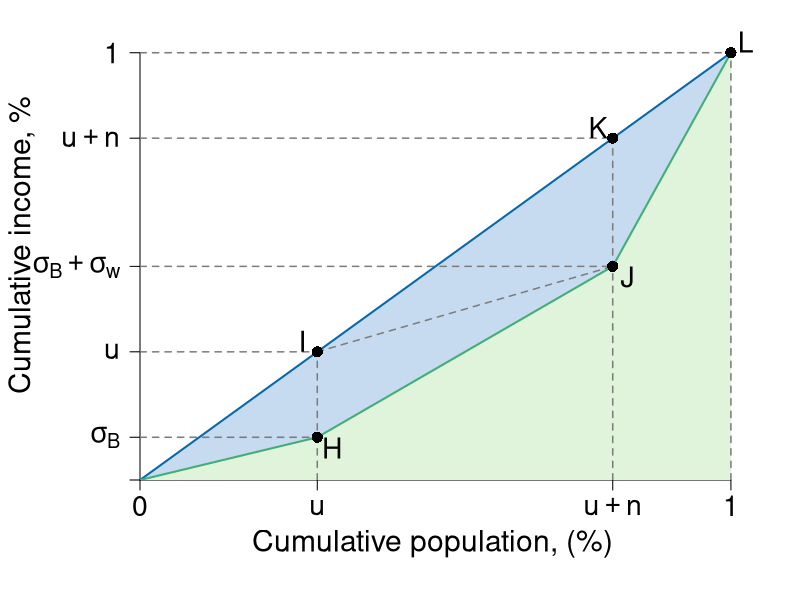

This figure's R source:
#' Graph Designer: Scott Cohn
#' Authors: Bowles and Halliday
#' Title: Coordination, Conflict and Competition: A Text in Microeconomics

library(shape)

pdf(file = "capitalism/lorenz_gini.pdf", width = 8, height = 8)

#Set parameters for graphics
pointsize <- 1.8
axislabelsize <- 1.8
labelsize <- 1.7
namesize <- 1.8
annotatesize <- 1.5
graphlinewidth <- 2
segmentlinewidth <- 1.5

COL <- c("#7fc97f", "#beaed4", "#fdc086", "#ffff99", "#386cb0", "#f0027f", "#bf5b17", "#666666")
COLA <- c("#e0f3db", "#99d8c9","#66c2a4","#41ae76", "#238b45", "#005824")
COLB <- c("#c6dbef", "#4eb3d3", "#2b8cbe", "#0868ac","#084081")
COLC <- c("#fcfbfd", "#efedf5", "#dadaeb", "#bcbddc", "#9e9ac8", "#807dba", "#6a51a3", "#54278f", "#3f007d")
grays <- gray.colors(25, start = 1, end = 0, alpha = 1)

#Edited the margins to cater for the larger LHS labels
par(mar =  c(6, 7, 0.5, 0.5))

#Add limits on axes and levels of utility for each indifference curve
ylims <- c(0, 1.1)
xlims <- c(0, 1.1)

npts <- 501 
x <- seq(xlims[1], xlims[2], length.out = npts)
y <- seq(ylims[1], ylims[2], length.out = npts) 

plot(0, 0, xlim = xlims, ylim = ylims, type = "n",
     xlab = expression(paste("")),
     ylab = expression(paste("")), 
     xaxt = "n", 
     yaxt = "n", 
     cex.lab = axislabelsize, 
     bty = "n", 
     xaxs = "i", 
     yaxs = "i"
)

ticksy <- c(ylims[1], 0.1, 0.3, 0.5, 0.8, 1)
ylabels <- c(NA, expression(sigma[B]),  expression(u), expression(paste(sigma[B] + sigma[w])), expression(paste(u + n)),   1)
ticksx <- c(xlims[1], 0.3, 0.8, 1)
xlabels <- c(0, expression(u), expression(u + n), 1)


axis(1,at = ticksx,  pos = 0, labels = xlabels, cex.axis = labelsize)
axis(2,at = ticksy,  pos = 0, labels = ylabels, las = 1, cex.axis = labelsize)

npts <- 500 
xx1 <- seq(xlims[1], xlims[2], length.out = npts)
xpoly1 <- c(0, 1, 1, 0.8, 0.3, 0)
ypoly1 <- c(0, 0, 1, 0.5, 0.1, 0)
polygon(x = xpoly1, y = ypoly1, col = COLA[1], density = NULL, border = NA)

xpoly2 <- c(0, 1, 0.8, 0.3, 0)
ypoly2 <- c(0, 1, 0.5, 0.1, 0)
polygon(x = xpoly2, y = ypoly2, col = COLB[1], density = NULL, border = NA)



#Axis labels and draw linear utility function
text(-0.2, 0.5*ylims[2], expression(paste("Cumulative income, %")) , xpd = TRUE, cex = axislabelsize, srt = 90) 
text(0.45*xlims[2], -0.15, expression(paste("Cumulative population, (%)")), xpd = TRUE, cex = axislabelsize) 

# Segments
segments(0, 1, 1, 1, lty = 2, col = grays[20], lwd = segmentlinewidth)
segments(1, 0, 1, 1, lty = 2, col = grays[20], lwd = segmentlinewidth)

#segments(0, 0.8, 0.8, 0.8, lty = 2, col = grays[20], lwd = segmentlinewidth)
segments(0.8, 0, 0.8, 0.8, lty = 2, col = grays[20], lwd = segmentlinewidth)
segments(0, 0.5, 0.8, 0.5, lty = 2, col = grays[20], lwd = segmentlinewidth)

#segments(0, 0.3, 0.3, 0.3, lty = 2, col = grays[20], lwd = segmentlinewidth)
segments(0.3, 0, 0.3, 0.3, lty = 2, col = grays[20], lwd = segmentlinewidth)
segments(0, 0.1, 0.3, 0.1, lty = 2, col = grays[20], lwd = segmentlinewidth)

#Line from B to C
segments(0.3, 0.3, 0.8, 0.5, lty = 2, col = grays[20], lwd = segmentlinewidth)


# Lorenz curve
segments(0, 0, 1, 1, lty = 1, col = COLB[4], lwd = graphlinewidth)
segments(0, 0, 0.3, 0.1, lty = 1, col = COLA[4], lwd = graphlinewidth)
segments(0.3, 0.1, 0.8, 0.5, lty = 1, col = COLA[4], lwd = graphlinewidth)
segments(0.8, 0.5, 1, 1, lty = 1, col = COLA[4], lwd = graphlinewidth)

#Segment to B
segments(0, 0.3, 0.3, 0.3, lty = 2, col = grays[20], lwd = segmentlinewidth)

#Segment to D
segments(0, 0.8, 0.8, 0.8, lty = 2, col = grays[20], lwd = segmentlinewidth)


# Points + labels

points(0.3, 0.1, pch = 16, col = "black", cex = 1.5)
text(0.325, 0.075, expression(H), cex = labelsize)

points(0.3, 0.3, pch = 16, col = "black", cex = 1.5)
text(0.275, 0.325, expression(I), cex = labelsize)

points(0.8, 0.5, pch = 16, col = "black", cex = 1.5)
text(0.825, 0.475, expression(J), cex = labelsize)

points(0.8, 0.8, pch = 16, col = "black", cex = 1.5)
text(0.775, 0.825, expression(K), cex = labelsize)

points(1, 1, pch = 16, col = "black", cex = 1.5)
text(1.025, 1.025, expression(L), cex = labelsize)



dev.off()
